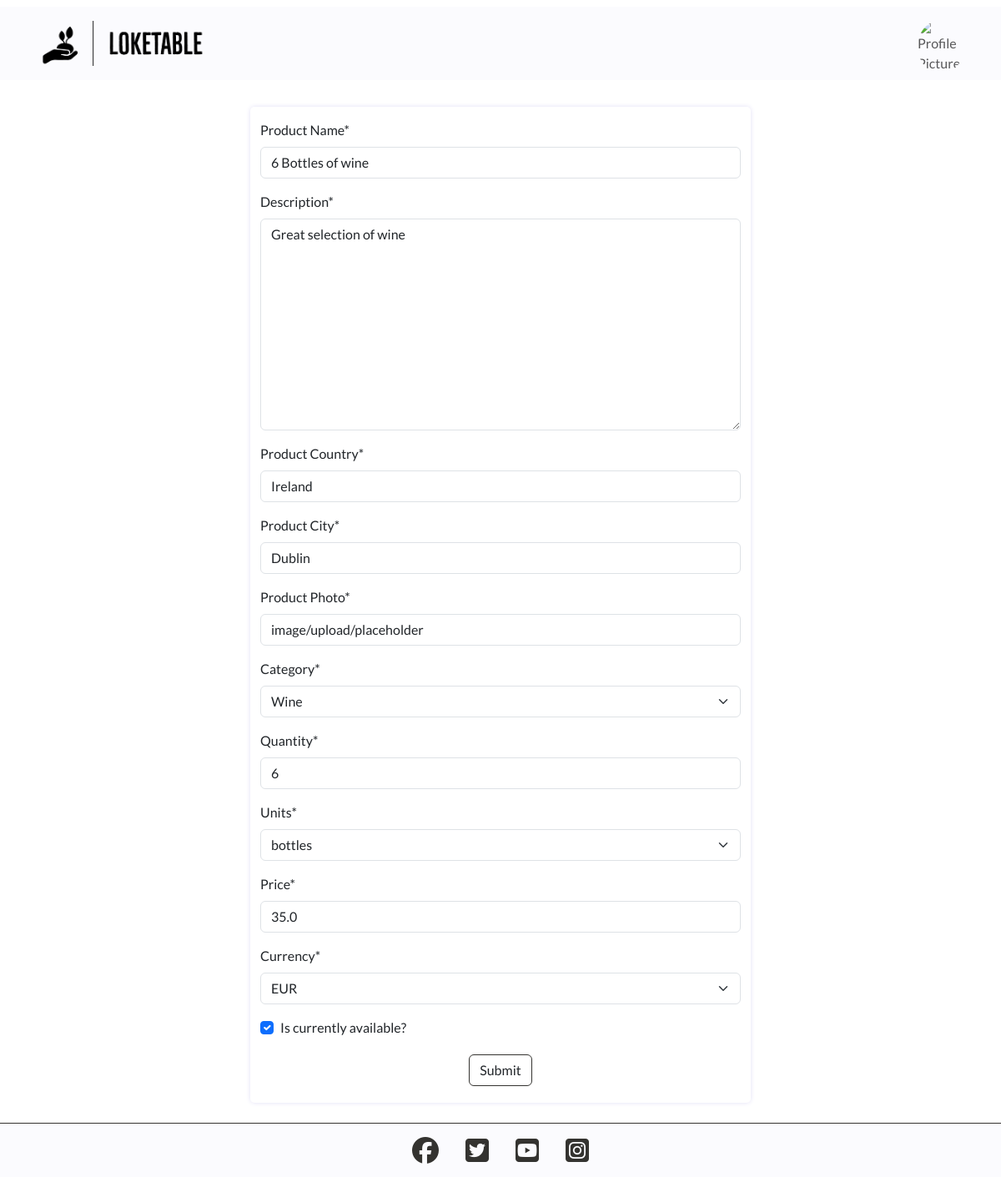
The page /products/edit/15/6-bottles-of-wine/ (signed in) on the database as committed earlier.
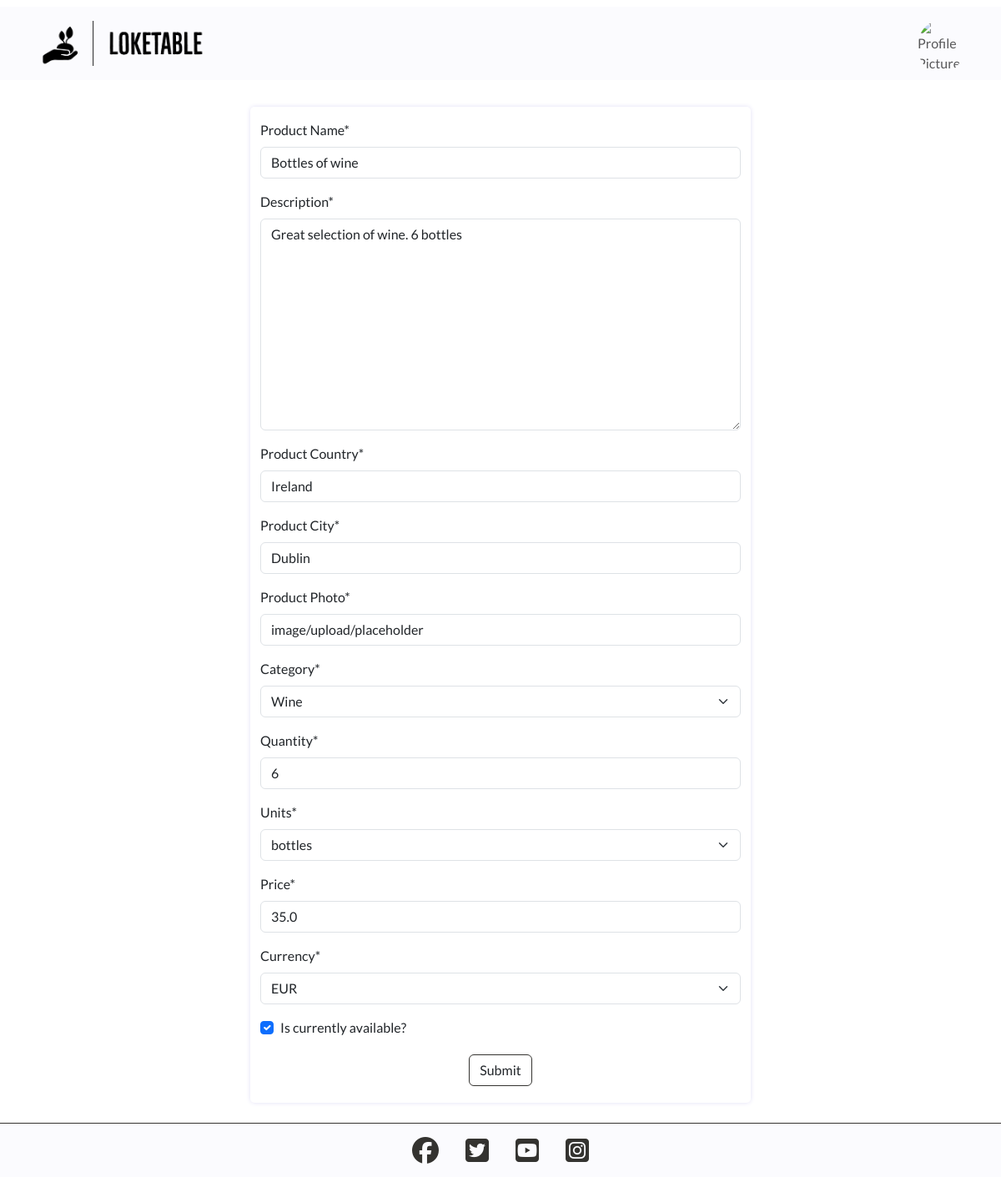
The same page on the database as committed later.
### products/models.py (models this page shows, shortened)
class Product(models.Model):
    user = models.ForeignKey(
        User,
        on_delete=models.CASCADE,
        related_name="producer"
        )
    title = models.CharField(max_length=30, null=False, blank=False)
    description = models.TextField(max_length=1000, null=False, blank=False)
    country = models.CharField(max_length=30)
    city = models.CharField(max_length=30)
    created_date = models.DateTimeField(auto_now_add=True)
    updated_date = models.DateTimeField(auto_now=True)
    image = CloudinaryField('image', default='placeholder')
    category = models.CharField(
        max_length=50,
        choices=CATEGORIES,
        default="other"
        )
    price = models.FloatField()
    currency = models.CharField(
        max_length=10,
        choices=CURRENCIES,
        default="eur"
        )
    available = models.BooleanField()
    quantity = models.IntegerField(null=False, blank=False)
    units = models.CharField(
        max_length=10,
        choices=UNIT_CHOICES,
        default='unit'
    )
    slug = models.SlugField(max_length=200)
    favorited_by = models.ManyToManyField(
        User, related_name='favorites',
        blank=True
    )
    class Meta:
        ordering = ['-updated_date']

### products/views.py (the view, shortened to what this page needs)
class EditProduct(
    SuccessMessageMixin,
    LoginRequiredMixin,
    UserPassesTestMixin,
    generic.UpdateView
):
    template_name = 'products/add_product.html'
    form_class = ProductForm
    model = Product
    success_message = '%(title)s edited successfully'
    def test_func(self):
        return self.request.user == self.get_object().user

### products/forms.py
class ProductForm(forms.ModelForm):
    class Meta:
        model = Product
        fields = [
            'title',
            'description',
            'country',
            'city',
            'image',
            'category',
            'quantity',
            'units',
            'price',
            'currency',
            'available'
        ]
        labels = {
            'title': 'Product Name',
            'description': 'Description',
            'country': 'Product Country',
            'city': 'Product City',
            'image': 'Product Photo',
            'category': 'Category',
            'quantity': 'Quantity',
            'units': 'Units',
            'price': 'Price',
            'currency': 'Currency',
            'available': 'Is currently available?'
        }

### home/templatetags/custom_tags.py (called while the page is built)
@register.filter
def search_bar_urls(url_name):
    included_urls = [
        'home',
        'products',
        'favorites'
    ]
    return url_name not in included_urls

### products/templates/products/add_product.html (shortened to what this page needs)
{% extends 'base.html' %}
{% block content %}
    <div class="container form-container">
        <form method="POST" enctype="multipart/form-data" class="my-4 py-3">
            {{ form | crispy }}
            <div class="d-flex justify-content-center">
                <input type="submit" value="Submit" class="btn general-purpose-btn my-1">
            </div>
        </form>
    </div>
{% endblock %}

### templates/base.html (shortened to what this page needs)
{% load static %}
{% load custom_tags %}
<!DOCTYPE html>
<html lang="en">
<head>
    <link href="https://cdn.jsdelivr.net/npm/bootstrap@5.3.2/dist/css/bootstrap.min.css" rel="stylesheet">
    <link rel="stylesheet" href="{% static 'css/base.css' %}">
</head>
<body>
    <header>
        {% with request.resolver_match.url_name as url_name %}
            <nav class="navbar navbar-expand my-2">
                <div class="container-fluid">
                    <div class="row d-flex align-items-center justify-content-between" id="nav-wrapper">
                        <div class="col-sm-3 col-7 order-sm-1">
                            <a class="navbar-brand" href="{% url 'home' %}"><img src="{% static 'images/loketable_logo_black.png' %}" alt="" id="logo-navbar"></a>
                        </div>
                        <div class="col-sm-2 col-3 order-sm-3">
                            <div class="collapse navbar-collapse" id="navbarSupportedContent">
                                <ul class="navbar-nav ms-auto">
                                    <li class="nav-item dropdown">
                                        <a class="nav-link" href="#" role="button" data-bs-toggle="dropdown" aria-expanded="false">
                                            {% if user.is_authenticated %}
                                                {% if "placeholder" in user.profile.image.url %}
                                                    <img src="{% static 'icons/icon_menu_1.png' %}" alt="Profile Menu Icon" class="icon-menu">
                                                {% else %}
                                                    <img src="{{ user.profile.image.url }}" alt="Profile Picture" class="profile-pic-menu">
                                                {% endif %}
                                            {% else %}
                                                <img src="{% static 'icons/icon_menu_1.png' %}" alt="Profile Menu Icon" class="icon-menu">
                                            {% endif %}
                                        </a>
                                    </li>
                                </ul>
                            </div>
                        </div>
                    </div>
                </div>
            </nav>
        {% endwith %}
    </header>
    <main>
        {% block content %}
        {% endblock %}
    </main>
    <footer>
        <a href="https://facebook.com" target="_blank" rel="noopener"
            aria-label="Visit our Facebook page (opens in a new tab)"><i class="fab fa-facebook social-media-icon"></i></a>
        <a href="https://twitter.com" target="_blank" rel="noopener"
            aria-label="Visit our Twitter page (opens in a new tab)"><i
                class="fab fa-twitter-square social-media-icon"></i></a>
        <a href="https://youtube.com" target="_blank" rel="noopener"
            aria-label="Visit our Youtube page (opens in a new tab)"><i
                class="fab fa-youtube-square social-media-icon"></i></a>
        <a href="https://instagram.com" target="_blank" rel="noopener"
            aria-label="Visit our Instagram page (opens in a new tab)"><i
                class="fab fa-instagram-square social-media-icon"></i></a>
    </footer>
</body>
</html>

### static/css/base.css (style rules this page uses)
:root { --title: 'Montserrat', sans-serif; --body: 'Lato', sans-serif; --jet: #343330; --drab-dark-brown: #45462A; --field-drab: #7E5920; --fulvous: #DC851F; --orange-peel: #FFA737; --cloud-white: rgb(255, 255, 255); --off-lavender: rgba(216,212,242,0.1); --box-shadow-small-lavender: 0px 0px 6px -1px rgb(216,212,242); }
html, body { height: 100%; }
body { display: flex; flex-direction: column; font-family: var(--body); }
main { flex: 1 0 auto; }
a { text-decoration: none; color: black; }
ul { list-style-type: none; }
.general-purpose-btn { background-color: var(--cloud-white); border: 1px solid var(--jet); }
.navbar { background-color: var(--off-lavender); }
#nav-wrapper { width: 100%; }
#logo-navbar { width: 100%; aspect-ratio: 1 / 0.2; object-fit: cover; }
.form-control::placeholder { font-size: 0.95rem; color: #aaa; font-style: italic; }
.navbar-collapse { flex-grow: 0; }
.nav-item.dropdown { height: 4.5rem; width: 4.5rem; }
.profile-pic-menu { width: 100%; aspect-ratio: 1 / 1; border-radius: 50%; object-fit: cover; }
footer { flex-shrink: 0; display: flex; flex-direction: row; align-items: center; justify-content: center; border-top: 1px solid var(--jet); background-color: var(--off-lavender); }
.social-media-icon { font-size: 200%; padding: 1rem; color: var(--jet); }
.form-container { width: 90%; box-shadow: var(--box-shadow-small-lavender); border-radius: 5px; }
@media screen and (min-width: 576px) { .form-container { width: 75%; } }
@media screen and (min-width: 992px) { .form-container { width: 50%; } }

Rows that differ between the two databases and show on the page:
changed Product "Ireland": title "6 Bottles of wine" → "Bottles of wine"; description "Great selection of wine" → "Great selection of wine. 6 bottles"
